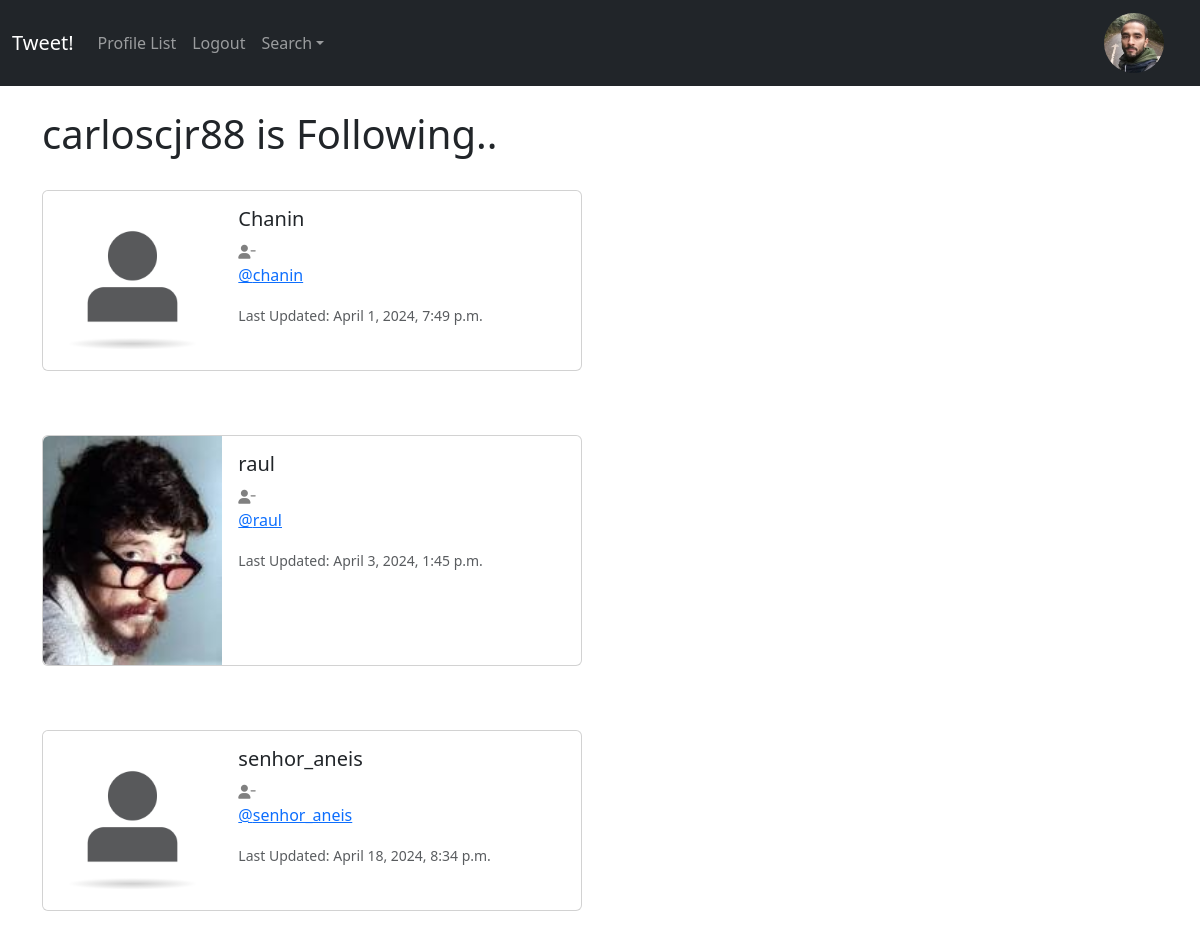
The page /profile/follows/1 (signed in) on the database its author committed.
### musker/models.py (models this page shows, shortened)
class Profile(models.Model):
    user = models.OneToOneField(User, on_delete=models.CASCADE)
    follows = models.ManyToManyField('self',
        related_name='followed_by',
        symmetrical=False,
        blank=True)
    date_modified = models.DateTimeField(User, auto_now=True)
    profile_image = models.ImageField(null=True, blank=True, upload_to='images/')
    profile_bio = models.CharField(null=True, blank=True, max_length=500)
    homepage_link = models.CharField(null=True, blank=True, max_length=100)
    instagram_link = models.CharField(null=True, blank=True, max_length=100)
    linkedin_link = models.CharField(null=True, blank=True, max_length=100)

### musker/views.py (the view)
# urls.py: path('profile/follows/<int:pk>', views.follows, name='follows'),
def follows(request, pk):
    if request.user.is_authenticated:
        if request.user.id == pk:
            profiles = Profile.objects.get(user_id=pk)
            return render(request, 'follows.html', {'profiles': profiles})
        else:
            messages.success(request, ('You are in the wrong page..'))
        return redirect('home')
    else:
        messages.success(request, ('You must be logged In to view this page..'))
        return redirect('home')

### musker/templates/follows.html
{% extends 'base.html' %}
{% load static %}
{% block content %}
    <h1>{{ request.user.username }} is Following..</h1>
    <br/>
    {% if profiles %}
        {% for profile in profiles.follows.all %}
        <div class="card mb-3" style="max-width: 540px;">
            <div class="row g-0">
              <div class="col-md-4">
                {% if profile.profile_image %}
                  <img src="{{ profile.profile_image.url }}" class="img-fluid rounded-start" width="200" height="200" alt="{{ profile.user.username }}">
                  {% else %}
                  <img src="{% static 'images/profile.png' %}" class="img-fluid rounded-start" alt="Profile Images">
                {% endif %}
              </div>
              <div class="col-md-8">
                <div class="card-body">
                  <h5 class="card-title">{{ profile.user.username }}</h5>
                    {% if profile in profiles.follows.all %}
                    <a href="{% url 'unfollow' profile.user.id %}"><i class="fa fa-user-minus small" style="color:gray"></i></a>
                    {% else %}
                    <a href="{% url 'follow' profile.user.id %}"><i class="fa fa-user-plus small" style="color:gray" ></i></a>
                    {% endif %}
                  <p class="card-text"><a href="{% url 'profile' profile.user.id %}">@{{ profile.user.username|lower }}</a></p>
                  <p class="card-text"><small class="text-body-secondary">Last Updated: {{ profile.date_modified }}</small></p>
                </div>
              </div>
            </div>
          </div>
            <br/><br/>
        {% endfor %}
    {% endif %}
{%  endblock %}

### musker/templates/navbar.html (shortened to what this page needs)
<nav class="navbar navbar-expand-lg navbar-dark bg-dark">
    <div class="container-fluid">
      <a class="navbar-brand" href="{% url 'home' %}">Tweet!</a>
      <div class="collapse navbar-collapse" id="navbarSupportedContent">
        <ul class="navbar-nav me-auto mb-2 mb-lg-0">
          <li class="nav-item">
            <a class="nav-link" href="{% url 'profile_list' %}">Profile List</a>
          </li>
          {% if user.is_authenticated %}
            <li class="nav-item">
              <a class="nav-link" href="{% url 'logout' %}">Logout</a>
            </li>
          {% endif %}
          <li class="nav-item dropdown">
            <a class="nav-link dropdown-toggle" role="button" data-bs-toggle="dropdown" aria-expanded="false" href="">Search</a>
          </li>
        </ul>
        {% load static %}
        {% if user.is_authenticated %}
          <ul class="navbar-nav ml-auto">
            <li class="nav-link navbar-brand">
              <a href="{% url 'profile' request.user.id %}">
                {% if user.profile.profile_image %}
                    <img src="{{ user.profile.profile_image.url }}" class="rounded-circle" width="60">
                  {% else %}
                    <img src="{% static 'images/profile.png' %}" class="img-fluid rounded-circle" alt="Profile image" width="60">
                  {% endif %}
              </a>
            </li>
          </ul>
        {% endif %}
      </div>
    </div>
  </nav>

### rows shown on the page
Profile: user.username "Chanin", user.username "chanin", date_modified "April 1, 2024, 7:49 p.m."
Profile: profile_image (picture), user.username "raul", date_modified "April 3, 2024, 1:45 p.m."
Profile: user.username "senhor_aneis", date_modified "April 18, 2024, 8:34 p.m."

### other values the page prints
{{ request.user.username }} "carloscjr88"
